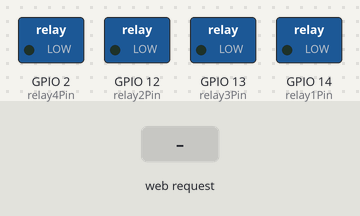
The sketch below on a simulated ESP8266 (NodeMCU). On the bench: switched loads named in the sketch (green lamp = pin HIGH). The test bench sets the inputs (shaded band). WiFi joins after 1.5 s; servers stay silent unless stated; what the sketch prints to the serial monitor is not drawn.

Above: at 2.7 s.
2.8 s: HTTP request GET /d1light-off received
At 4.0 s:
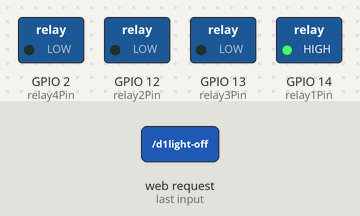
4.3 s: HTTP request GET /d2light-off received
At 5.1 s:
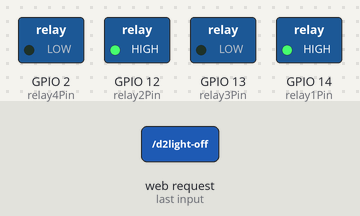
5.8 s: HTTP request GET /d1light-on received
At 6.3 s:
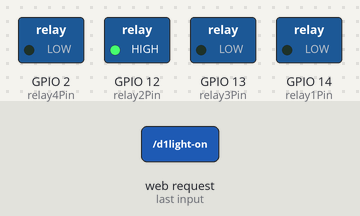
7.3 s: HTTP request GET /d3light-off received
At 8.5 s:
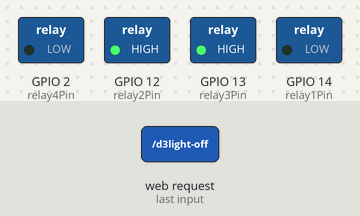
8.8 s: HTTP request GET /d2light-on received
At 9.7 s:
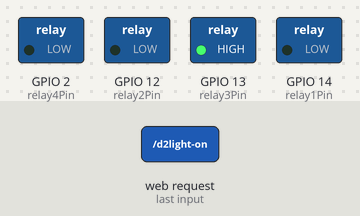
10.3 s: HTTP request GET /d4light-off received
At 10.9 s:
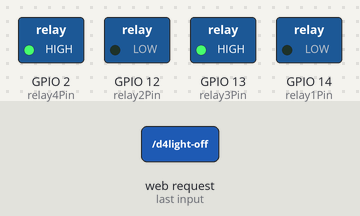
Timing chart, 0 to 12.8 s (numbered marks = the images above; inputs shaded):
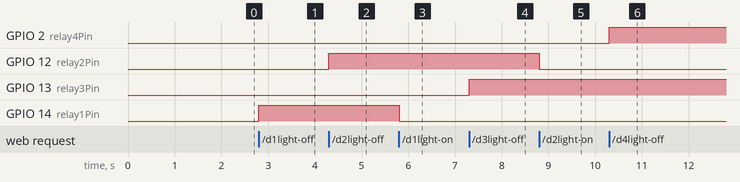

The sketch:

IOTProject.ino
```cpp
#include <ESP8266WiFi.h>
const int relay1Pin = 14;
const int relay2Pin = 12;
const int relay3Pin = 13;
const int relay4Pin = 2;

const char* ssid = "Boarding_House";
const char* password = "idunnoclue101";
WiFiServer server(80);

void setup() {
  Serial.begin(115200);
  delay(10);
  pinMode(relay1Pin, OUTPUT);
  pinMode(relay2Pin, OUTPUT);
  pinMode(relay3Pin, OUTPUT);
  pinMode(relay4Pin, OUTPUT);

  digitalWrite(relay1Pin, LOW);
  digitalWrite(relay2Pin, LOW);
  digitalWrite(relay3Pin, LOW);
  digitalWrite(relay4Pin, LOW);

  // Connect to WiFi network
  Serial.println();
  Serial.println();
  Serial.print("Connecting to ");
  Serial.println(ssid);

  WiFi.begin(ssid, password);

  while (WiFi.status() != WL_CONNECTED) {
    delay(500);
    Serial.print(".");
  }

  Serial.println("");
  Serial.println("WiFi connected");

  // Start the server
  server.begin();
  Serial.println("Server started");

  // Print the IP address
  Serial.print("Use this URL to connect: ");
  Serial.print("http://");
  Serial.print(WiFi.localIP());
  Serial.println("/");

//
//   // config static IP
//  IPAddress ip(192, 168, 1, 24); // where xx is the desired IP Address
//  IPAddress gateway(192, 168, 1, 1); // set gateway to match your network
//  Serial.print(F("Setting static ip to : "));
//  Serial.println(ip);
//  IPAddress subnet(255, 255, 255, 0); // set subnet mask to match your
////network
//  WiFi.config(ip, gateway, subnet);
 }


void loop() {
  // Check if a client has connected
  WiFiClient client = server.available();
  if (!client) {
    return;
  }

  // Wait until the client sends data
  Serial.println("new client");
  while(!client.available()){
    delay(1);
  }

  // Read the first line of the request
  String request = client.readStringUntil('\r');
  Serial.println(request);
  client.flush();


  // Match the request
  if (request.indexOf("/d1light-on") > 0)  {
    digitalWrite(relay1Pin, LOW);
  }
  if (request.indexOf("/d1light-off") >0)  {
    digitalWrite(relay1Pin, HIGH);
  }
  if (request.indexOf("/d2light-on") > 0)  {
    digitalWrite(relay2Pin, LOW);
  }
  if (request.indexOf("/d2light-off") >0)  {
    digitalWrite(relay2Pin, HIGH);
  }
  if (request.indexOf("/d3light-on") > 0)  {
    digitalWrite(relay3Pin, LOW);
  }
  if (request.indexOf("/d3light-off") >0)  {
    digitalWrite(relay3Pin, HIGH);
  }
  if (request.indexOf("/d4light-on") > 0)  {
    digitalWrite(relay4Pin, LOW);
  }
  if (request.indexOf("/d4light-off") >0)  {
    digitalWrite(relay4Pin, HIGH);
  }

// Set ledPin according to the request

 // Return the response
 client.println("HTTP/1.1 200 OK");
 client.println("Content-Type: text/html");
 client.println(""); //  do not forget this one

client.println("<!DOCTYPE html>");
client.println("<html lang='en'>");

client.println("<head>");
client.println("<meta charset='UTF-8'>");
client.println("<meta name='viewport' content='width=device-width, initial-scale=1.0'>");
client.println("<meta http-equiv='X-UA-Compatible' content='ie=edge'>");
client.println("<title>Internet-of-Things | Smart Power Outlet</title>");
client.println("</head>");
client.println("<style>body { background-color: #fff; margin: 0; font-family: sans-serif; font-size: 1em; line-height: 1.5; color: #FFF; text-align: left; } body { background: #242424 url(bg-03.jpg) center; background-attachment: fixed; background-size: cover; } body { padding: 0 30%; } h1, h2, h3, h4, h5, h6 { margin-top: 0.75rem; margin-bottom: 0.5rem; } .text-center { text-align: center; } .flex-row { display: flex; flex-direction: row; width: 100%; } .container { width: 100%; padding-right: 15px; padding-left: 15px; margin-right: auto; margin-left: auto; } .onButton { background-color: #56c277; /* border: none; */ color: #fff; padding: 15px 32px; text-align: center; text-decoration: none; font-size: 1.5em; width: 150px; } .offButton { background-color: #ff334e; color: #fff; padding: 15px 32px; text-align: center; text-decoration: none; font-size: 1.5em; width: 150px; } .table { border-collapse: collapse; width: 100%; max-width: 100%; margin-bottom: 1rem; background-color: transparent; height: 200px; font-weight: bold; text-align: center; } .item-box { margin-left: auto; margin-right: auto; } .box { background-color: rgba(0, 0, 0, .0); padding: 2% 0; } </style>");

client.println("<body>");
client.println("    <h1 class='text-center'>Internet-Of-Things: Smart Power Outlet </h1>");
client.println("    <hr>");
client.println("    <div class='box'>");
client.println("        <h2 class='text-center'>Switches</h2>");
client.println("        <div>");
client.println("           <div class='flex-row'>");
client.println("                <div class='item-box'>");
client.println("                    <h4 class='text-center'>OUTLET 1</h4>");
client.println("                    <a href=\"/d1light-on\"\">");
client.println("    <button class='onButton '>On </button></a>");
client.println("    <a href=\"/d1light-off\"\">");
client.println("                        <button class='offButton'>OFF</button>");
client.println("                    </a>");
client.println("                </div>");
client.println("                <div class='item-box'>");
client.println("                    <h4 class='text-center'>OUTLET 2</h4>");
client.println("                    <a href=\"/d2light-on\"\"><button class='onButton'>ON</button></a>");
client.println("    <a href=\"/d2light-off\"\">");
client.println("                        <button class='offButton'>OFF</button>");
client.println("                    </a>");
client.println("                </div>");
client.println("            </div>");
client.println("        </div>");


client.println("        <div>");
client.println("           <div class='flex-row'>");
client.println("                <div class='item-box'>");
client.println("                    <h4 class='text-center'>OUTLET 3</h4>");
client.println("                    <a href=\"/d3light-on\"\"><button class='onButton '>ON </button></a>");
client.println("    <a href=\"/d3light-off\"\">");
client.println("                        <button class='offButton'>OFF </button>");
client.println("                    </a>");
client.println("                </div>");
client.println("                <div class='item-box'>");
client.println("                    <h4 class='text-center'>OUTLET 4</h4>");
client.println("                    <a href=\"/d4light-on\"\"><button class='onButton'>ON </button></a>");
client.println("    <a href=\"/d4light-off\"\">");
client.println("                        <button class='offButton'>OFF </button>");
client.println("                    </a>");
client.println("                </div>");
client.println("            </div>");
client.println("        </div>");
client.println("    </div>");
client.println("    <hr>");

client.println("    <div class='box'>");
client.println("        <h2 class='text-center'>Status</h2>");
client.println("        <table class='table padding-center' border=\"5\">");
client.println("            <tr>");
                  if (digitalRead(relay1Pin))
         {
           client.print("<td>Outlet 1 is OFF</td>");
         }
          else
          {
            client.print("<td>Outlet 1 is ON</td>");
          }
  if (digitalRead(relay2Pin))
         {
           client.print("<td>Outlet 2 is OFF</td>");
         }
          else
          {
            client.print("<td>Outlet 2 is ON</td>");
          }

client.println("           </tr>");

client.println("           <tr>");
  if (digitalRead(relay3Pin))
         {
           client.print("<td>Outlet 3 is OFF</td>");
         }
          else
          {
            client.print("<td>Outlet 3 is ON</td>");
          }


 if (digitalRead(relay4Pin))
         {
           client.print("<td>Outlet 4 is OFF</td>");
         }
          else
          {
            client.print("<td>Outlet 4 is ON</td>");
          }

 client.println("           </tr>");

client.println("        </table>");
client.println("   </div>");
client.println("</body>");

client.println("</html>");
 delay(1);


 Serial.println("Client disonnected");
 Serial.println("");
}
```

Measured:
- after the input at 2.8 s, GPIO 14 (relay1Pin): LOW → HIGH at once
- after the input at 4.3 s, GPIO 12 (relay2Pin): LOW → HIGH at once
- after the input at 5.8 s, GPIO 14 (relay1Pin): HIGH → LOW at once
- after the input at 7.3 s, GPIO 13 (relay3Pin): LOW → HIGH at once
- after the input at 8.8 s, GPIO 12 (relay2Pin): HIGH → LOW at once
- after the input at 10.3 s, GPIO 2 (relay4Pin): LOW → HIGH at once
